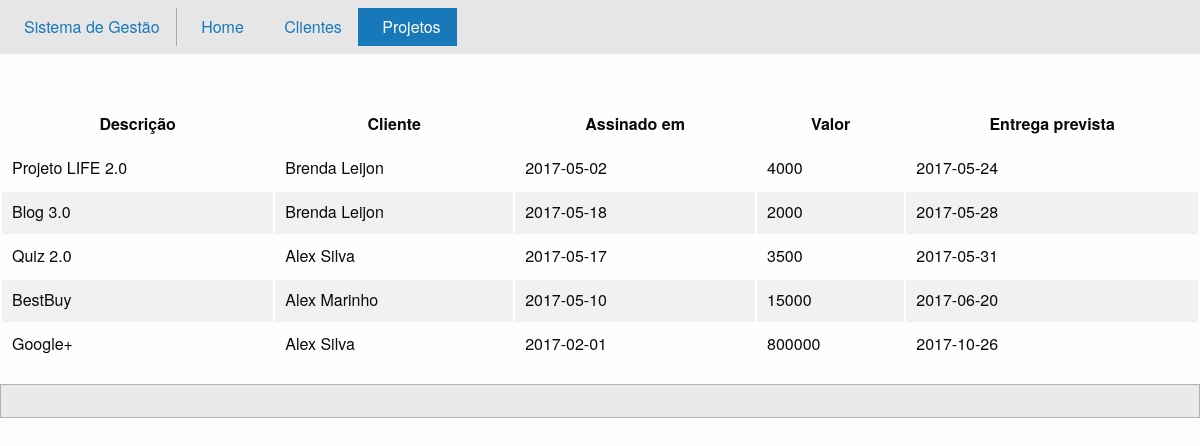
The app's page /projetos.php with its own data.
### tables this page shows
CREATE TABLE `projeto` (
  `idprojeto` int(11) NOT NULL,
  `cliente_assoc` int(11) NOT NULL,
  `data_assinatura` date NOT NULL,
  `valor` int(10) UNSIGNED NOT NULL,
  `description` longtext,
  `data_entrega` date NOT NULL
);

### projetos.php (the view, shortened to what this page needs)
<!doctype html>
<html class="no-js" lang="en">
  <head>
    <link rel="stylesheet" href="./css/foundation.css">
	<link href="https://cdnjs.cloudflare.com/ajax/libs/foundicons/3.0.0/foundation-icons.css" rel='stylesheet' type='text/css'>
	<?php include './connect.php'; ?>
	</head>
<body>
<header>
<div class="top-bar">
  <div class="top-bar-left">
    <ul class="menu">
      <li><a style="border-right: 1px solid #aaa9a9;" >Sistema de Gestão</a></li>
      <li><a href="./index.php"> <i class="fi-home"></i> Home </a></li>
      <li><a href="./clientes.php"> <i class="fi-torsos-all"></i> Clientes</a>
      <li class="active"><a href="#"> <i class="fi-page-copy"></i> Projetos</a></li>
    </ul>
  </div>
</div>
<br>
</header>
<br>
<div class="container" align ="center">
	<div class="row">
		<?php
        $result = mysqli_query($con,"SELECT projeto.description, CONCAT_WS(\" \",cliente.first_name,cliente.last_name) AS `nome`, projeto.data_assinatura, projeto.valor, projeto.data_entrega FROM `projeto` INNER JOIN `cliente` ON cliente.idcliente = projeto.cliente_assoc ORDER BY data_entrega");
		echo "<table class ='hover'>
		</thead>
		<tr>
		<th>Descrição</th>
		<th>Cliente</th>
		<th>Assinado em</th>
		<th>Valor</th>
		<th>Entrega prevista</th>
		</tr>
		</thead>
		<tbody>";
		while($row = mysqli_fetch_array($result))
		{
		echo "<tr>";
		echo "<td>" . $row['description'] . "</td>";
		echo "<td>" . $row['nome'] . "</td>";
		echo "<td>" . $row['data_assinatura'] . "</td>";
		echo "<td>" . $row['valor'] . "</td>";
		echo "<td>" . $row['data_entrega'] . "</td>";
		echo "</tr>";
		}
		echo "</tbody>
		</table>"; ?>
	</div>
</div>
<footer>
<div class="row expanded callout secondary">
</div>
</footer>
</body>
</html>

### records on screen
projeto: description "Projeto LIFE 2.0", nome "Brenda Leijon", data_assinatura "2017-05-02", valor "4000", data_entrega "2017-05-24"
projeto: description "Blog 3.0", nome "Brenda Leijon", data_assinatura "2017-05-18", valor "2000", data_entrega "2017-05-28"
projeto: description "Quiz 2.0", nome "Alex Silva", data_assinatura "2017-05-17", valor "3500", data_entrega "2017-05-31"
projeto: description "BestBuy", nome "Alex Marinho", data_assinatura "2017-05-10", valor "15000", data_entrega "2017-06-20"
projeto: description "Google+", nome "Alex Silva", data_assinatura "2017-02-01", valor "800000", data_entrega "2017-10-26"
